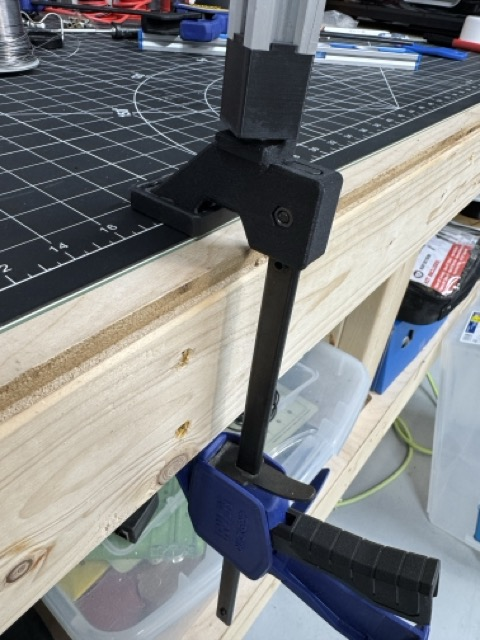
#> input picture Archive/Open Task Light Express/Community-Made Alternatives/robocat-studios - Base for IRWIN QUICK-GRIP/base_for_irwin_quick-grip.jpeg, 480 x 640 px
$ python grid.py '../../../Archive/Open Task Light Express/Community-Made Alternatives/robocat-studios - Base for IRWIN QUICK-GRIP/base_for_irwin_quick-grip.jpeg'
#> lines starting #> are read from the running program, lines starting #| are printed output that depends on the picture
#!/usr/bin/env python3
"""Write a 1000px-wide copy of an image with a labelled 10% grid, for reading callout positions.
Usage: tools/grid.py public/images/NAME.jpg  ->  .build/previews/grid-NAME.jpg"""
import sys, os
from PIL import Image, ImageDraw
src = sys.argv[1]; os.makedirs('.build/previews', exist_ok=True)
im = Image.open(src).convert('RGB'); w, h = im.size; s = 1000 / w; im = im.resize((1000, int(h * s)))
#> further down, im is the input picture: PIL image 480x640 RGB; mean R, G, B 125.2, 127.6, 129.3
#> after `w, h = im.size`: w = 480; h = 640
#> after `s = 1000 / w`: s = 2.08
d = ImageDraw.Draw(im); W, H = im.size
#> after `W, H = im.size`: W = 1000; H = 1333
for i in range(1, 10):
    x, y = int(W * i / 10), int(H * i / 10)
    d.line([(x, 0), (x, H)], fill=(255, 0, 255)); d.line([(0, y), (W, y)], fill=(255, 0, 255))
    d.text((x + 2, 2), str(i * 10), fill=(255, 0, 255)); d.text((2, y + 2), str(i * 10), fill=(255, 0, 255))
out = f".build/previews/grid-{os.path.basename(src)}"; im.save(out, quality=80); print(out)
#> after `out = f'.build/previews/grid-{os.path.basename(src)}'`:
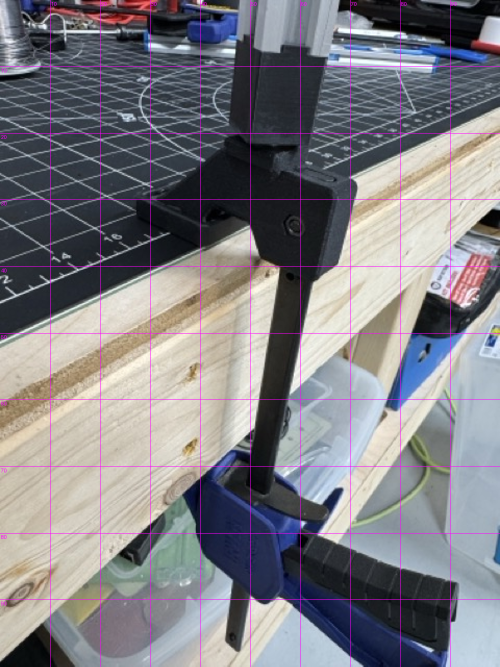
#> saved as grid-base_for_irwin_quick-grip.jpeg: PIL image 1000x1333 RGB (shown at 1/2 size); mean R, G, B 127.3, 125.6, 131.4
